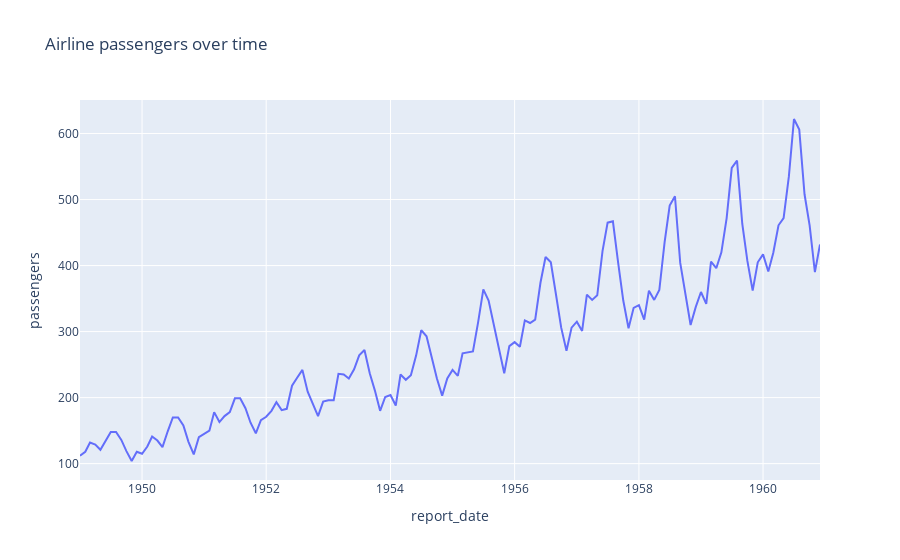

The code cell stored with this chart in its notebook:
### Code cell
flights.plot(x='report_date', 
             y='passengers', 
             title='Airline passengers over time')

### Figure 1 — Plotly figure (JSON) as saved in the notebook; plotly's stock layout.template omitted (floating-point values rounded to 4 significant figures; data arrays with more than 128 entries replaced by an {"elided": "..."} marker saying what was removed)
{"data": [{"hovertemplate": "report_date=%{x}<br>passengers=%{y}<extra></extra>", "legendgroup": "", "line": {"color": "#636efa", "dash": "solid"}, "marker": {"symbol": "circle"}, "mode": "lines", "name": "", "orientation": "v", "showlegend": false, "type": "scatter", "x": {"elided": "144 str values"}, "xaxis": "x", "y": {"elided": "144 int values"}, "yaxis": "y"}], "layout": {"legend": {"tracegroupgap": 0}, "title": {"text": "Airline passengers over time"}, "xaxis": {"anchor": "y", "domain": [0, 1], "title": {"text": "report_date"}}, "yaxis": {"anchor": "x", "domain": [0, 1], "title": {"text": "passengers"}}}}
